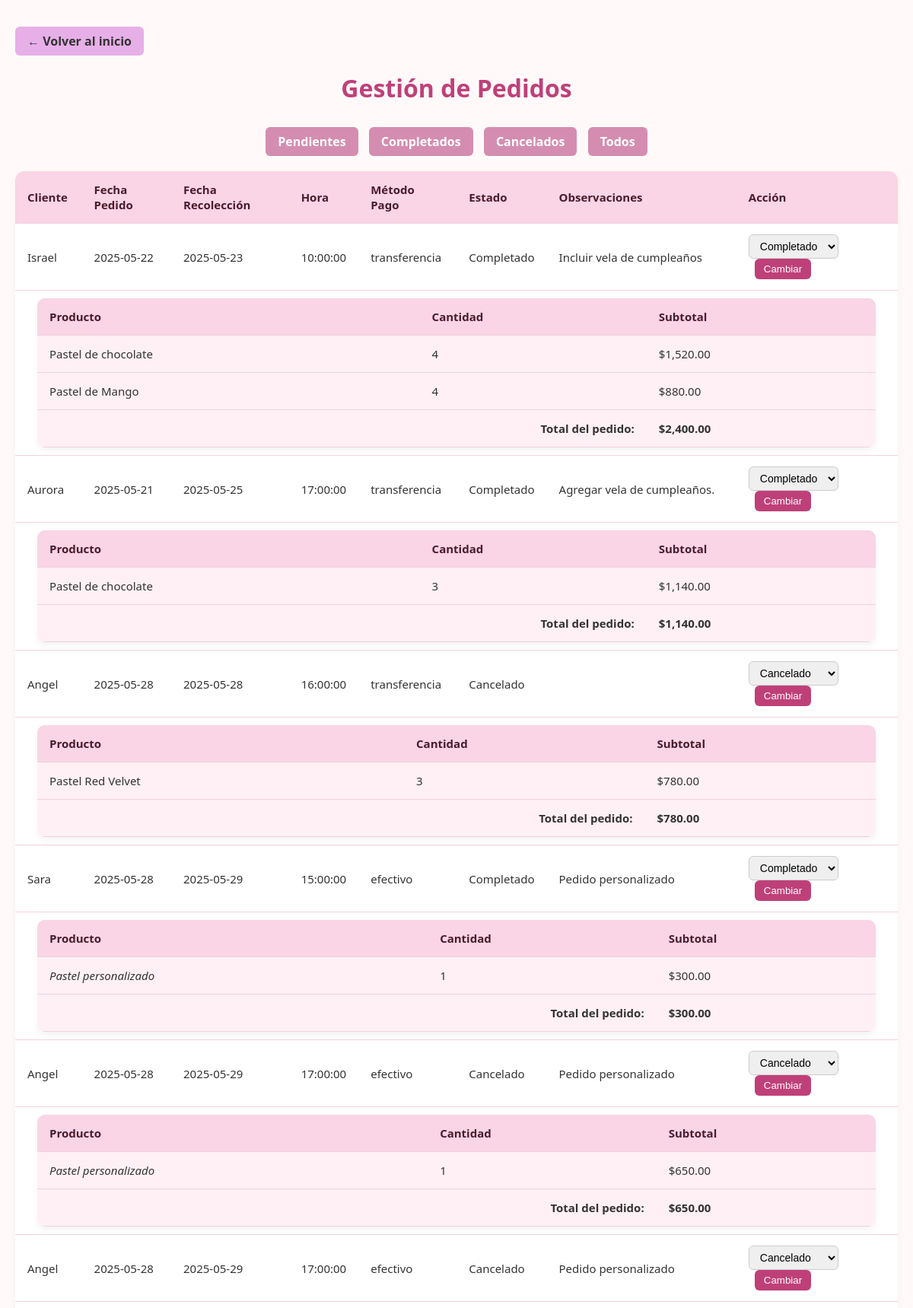
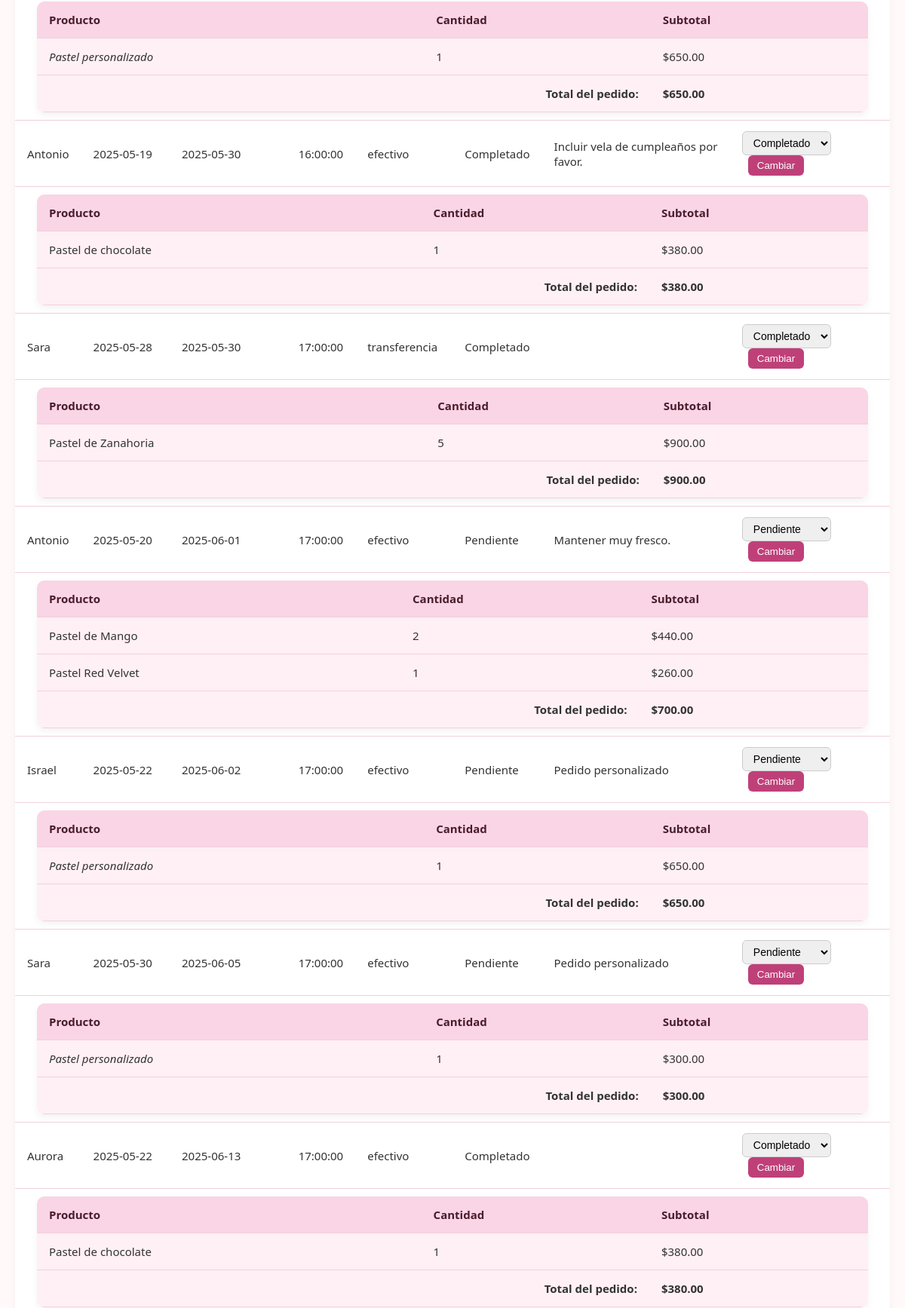
The app's page /admin/ver_pedidos.php (signed in, upper part) with its own data (2 pictures, top to bottom).
### tables this page shows
CREATE TABLE `pedidos` (
  `id_pedido` int(11) NOT NULL,
  `id_usuario` int(11) DEFAULT NULL,
  `fecha_pedido` datetime DEFAULT NULL,
  `estado` enum('pendiente','completado','cancelado') DEFAULT NULL,
  `metodo_pago` enum('efectivo','transferencia') DEFAULT NULL,
  `fecha_recogida` date DEFAULT NULL,
  `hora_recogida` time DEFAULT NULL,
  `observaciones` text DEFAULT NULL
);

CREATE TABLE `usuarios` (
  `id_usuario` int(11) NOT NULL,
  `nombre` varchar(100) NOT NULL,
  `correo` varchar(100) NOT NULL,
  `contraseña` varchar(255) NOT NULL,
  `tipo_usuario` enum('cliente','administrador') NOT NULL
);

CREATE TABLE `detalle_pedido` (
  `id_detalle` int(11) NOT NULL,
  `id_pedido` int(11) DEFAULT NULL,
  `id_producto` int(11) DEFAULT NULL,
  `cantidad` int(11) DEFAULT NULL,
  `subtotal` decimal(10,2) DEFAULT NULL
);

CREATE TABLE `productos` (
  `id_producto` int(11) NOT NULL,
  `nombre` varchar(100) NOT NULL,
  `descripcion` text DEFAULT NULL,
  `categoria` varchar(100) DEFAULT NULL,
  `imagen` longblob DEFAULT NULL,
  `precio` decimal(10,2) DEFAULT NULL,
  `stock` int(11) DEFAULT NULL,
  `tipo` enum('normal','promocion','mas_vendido') DEFAULT 'normal',
  `estado` enum('activo','inactivo') DEFAULT 'activo',
  `precio_promocion` decimal(10,2) DEFAULT NULL
);

CREATE TABLE `detalle_personalizado` (
  `id` int(11) NOT NULL,
  `id_pedido` int(11) NOT NULL,
  `tamaño` varchar(50) DEFAULT NULL,
  `sabor` varchar(100) DEFAULT NULL,
  `relleno` varchar(100) DEFAULT NULL,
  `cobertura` varchar(100) DEFAULT NULL,
  `topping` varchar(100) DEFAULT NULL,
  `forma` varchar(50) DEFAULT NULL,
  `tema` varchar(100) DEFAULT NULL,
  `dedicatoria` varchar(255) DEFAULT NULL,
  `fecha_entrega` date DEFAULT NULL,
  `precio` decimal(10,2) NOT NULL DEFAULT 0.00
);

### admin/ver_pedidos.php (the view, shortened to what this page needs)
<?php
include '../includes/conexion.php';
$sql_base = "SELECT p.*, u.nombre AS nombre_usuario
             FROM pedidos p
             JOIN usuarios u ON p.id_usuario = u.id_usuario";
$sql_base .= " ORDER BY p.fecha_recogida ASC, p.hora_recogida ASC";
$resultado = $conexion->query($sql_base);
?>
<!DOCTYPE html>
<html lang="es">
<head>
    <link rel="stylesheet" href="../css/admin_pedidos.css">
</head>
<body>
    <a href="index.php" class="btn-volver">← Volver al inicio</a>
    <h1>Gestión de Pedidos</h1>
    <div class="filtros-pedidos" style="text-align: center; margin-bottom: 20px;">
        <a href="ver_pedidos.php?estado=pendiente" class="btn-filtro">Pendientes</a>
        <a href="ver_pedidos.php?estado=completado" class="btn-filtro">Completados</a>
        <a href="ver_pedidos.php?estado=cancelado" class="btn-filtro">Cancelados</a>
        <a href="ver_pedidos.php" class="btn-filtro">Todos</a>
    </div>
    <table>
        <thead>
            <tr>
                <th>Cliente</th>
                <th>Fecha Pedido</th>
                <th>Fecha Recolección</th>
                <th>Hora</th>
                <th>Método Pago</th>
                <th>Estado</th>
                <th>Observaciones</th>
                <th>Acción</th>
            </tr>
        </thead>
        <tbody>
            <?php while ($pedido = $resultado->fetch_assoc()): ?>
                <tr>
                    <td><?= htmlspecialchars($pedido['nombre_usuario']) ?></td>
                    <td><?= date('Y-m-d', strtotime($pedido['fecha_pedido'])) ?></td>
                    <td><?= $pedido['fecha_recogida'] ?></td>
                    <td><?= $pedido['hora_recogida'] ?></td>
                    <td><?= $pedido['metodo_pago'] ?></td>
                    <td><?= ucfirst($pedido['estado']) ?></td>
                    <td><?= htmlspecialchars($pedido['observaciones']) ?></td>
                    <td>
                        <form action="actualizar_estado_pedido.php" method="POST" onsubmit="return confirmarCambioEstado();">
                            <select name="nuevo_estado">
                                <option value="pendiente" <?= $pedido['estado'] == 'pendiente' ? 'selected' : '' ?>>Pendiente</option>
                                <option value="completado" <?= $pedido['estado'] == 'completado' ? 'selected' : '' ?>>Completado</option>
                                <option value="cancelado" <?= $pedido['estado'] == 'cancelado' ? 'selected' : '' ?>>Cancelado</option>
                            </select>
                            <button type="submit">Cambiar</button>
                        </form>
                    </td>
                </tr>
                <tr>
                    <td colspan="8" style="padding: 0;">
                        <table style="width: 95%; margin: 10px auto; background-color: #fff0f5; border-radius: 10px;">
                            <thead>
                                <tr>
                                    <th>Producto</th>
                                    <th>Cantidad</th>
                                    <th>Subtotal</th>
                                </tr>
                            </thead>
                            <tbody>
                                <?php
                                $id_pedido_detalle = $pedido['id_pedido'];
                                $sql_detalle = "SELECT d.*, p.nombre AS nombre_producto
                FROM detalle_pedido d
                JOIN productos p ON d.id_producto = p.id_producto
                WHERE d.id_pedido = ?";
                                $stmt_detalle = $conexion->prepare($sql_detalle);
                                $stmt_detalle->bind_param("i", $id_pedido_detalle);
                                $stmt_detalle->execute();
                                $res_detalle = $stmt_detalle->get_result();
                                $total = 0;
                                if ($res_detalle->num_rows > 0) {
                                    while ($prod = $res_detalle->fetch_assoc()):
                                        $total += $prod['subtotal'];
                                ?>
                                        <tr>
                                            <td><?= htmlspecialchars($prod['nombre_producto']) ?></td>
                                            <td><?= $prod['cantidad'] ?></td>
                                            <td>$<?= number_format($prod['subtotal'], 2) ?></td>
                                        </tr>
                                    <?php
                                    endwhile;
                                } else {
                                    $sql_personalizado = "SELECT precio FROM detalle_personalizado WHERE id_pedido = ?";
                                    $stmt_pers = $conexion->prepare($sql_personalizado);
                                    $stmt_pers->bind_param("i", $id_pedido_detalle);
                                    $stmt_pers->execute();
                                    $res_pers = $stmt_pers->get_result();
                                    if ($row = $res_pers->fetch_assoc()) {
                                        $total = $row['precio'];
                                    ?>
                                        <tr>
                                            <td><em>Pastel personalizado</em></td>
                                            <td>1</td>
                                            <td>$<?= number_format($total, 2) ?></td>
                                        </tr>
                                <?php
                                    }
                                }
                                ?>
                                <tr>
                                    <td colspan="2" style="text-align: right; font-weight: bold;">Total del pedido:</td>
                                    <td><strong>$<?= number_format($total, 2) ?></strong></td>
                                </tr>
                            </tbody>
                        </table>
                    </td>
                </tr>
            <?php endwhile; ?>
        </tbody>
    </table>
    <br><br>
</body>
</html>

### css/admin_pedidos.css (style rules this page uses)
body { font-family: 'Segoe UI', sans-serif; background-color: #fffaf9; margin: 0; padding: 20px; color: #333; }
h1 { text-align: center; color: #bf4079; margin-bottom: 30px; }
table { width: 100%; border-collapse: collapse; background-color: #ffffff; box-shadow: 0 4px 10px rgba(0, 0, 0, 0.05); border-radius: 12px; overflow: hidden; font-size: 15px; }
thead { background-color: #f9d5e5; color: #4a1c2b; }
th, td { padding: 14px 16px; text-align: left; border-bottom: 1px solid #f1d1dc; }
select { padding: 6px 10px; border-radius: 6px; border: 1px solid #ccc; font-size: 14px; }
button { background-color: #bf4079; color: #fff; padding: 6px 12px; border: none; border-radius: 6px; cursor: pointer; transition: background-color 0.3s ease; margin-left: 8px; }
.btn-volver { display: inline-block; margin-top: 15px; padding: 8px 16px; background-color: #e7afe8; color: #333; border-radius: 6px; text-decoration: none; font-weight: bold; transition: background-color 0.3s ease; }
.btn-filtro { display: inline-block; background-color: #d48db0; color: white; padding: 8px 16px; margin: 0 5px; border-radius: 6px; text-decoration: none; font-weight: bold; transition: background-color 0.3s ease; }

### records on screen
pedidos: id_usuario.nombre "Israel", fecha_pedido "2025-05-22", fecha_recogida "2025-05-23", hora_recogida "10:00:00", metodo_pago "transferencia", estado "Completado", observaciones "Incluir vela de cumpleaños", nuevo_estado "Completado", total "2,400.00"
detalle_pedido: id_producto.nombre "Pastel de chocolate", cantidad "4", subtotal "1,520.00"
detalle_pedido: id_producto.nombre "Pastel de Mango", cantidad "4", subtotal "880.00"
pedidos: id_usuario.nombre "Aurora", fecha_pedido "2025-05-21", fecha_recogida "2025-05-25", hora_recogida "17:00:00", metodo_pago "transferencia", estado "Completado", observaciones "Agregar vela de cumpleaños.", nuevo_estado "Completado", total "1,140.00"
detalle_pedido: id_producto.nombre "Pastel de chocolate", cantidad "3", subtotal "1,140.00"
pedidos: id_usuario.nombre "Angel", fecha_pedido "2025-05-28", fecha_recogida "2025-05-28", hora_recogida "16:00:00", metodo_pago "transferencia", estado "Cancelado", nuevo_estado "Cancelado", total "780.00"
detalle_pedido: id_producto.nombre "Pastel Red Velvet", cantidad "3", subtotal "780.00"
pedidos: id_usuario.nombre "Sara", fecha_pedido "2025-05-28", fecha_recogida "2025-05-29", hora_recogida "15:00:00", metodo_pago "efectivo", estado "Completado", observaciones "Pedido personalizado", nuevo_estado "Completado", detalle_personalizado.precio "300.00"
pedidos: id_usuario.nombre "Angel", fecha_pedido "2025-05-28", fecha_recogida "2025-05-29", hora_recogida "17:00:00", metodo_pago "efectivo", estado "Cancelado", observaciones "Pedido personalizado", nuevo_estado "Cancelado", detalle_personalizado.precio "650.00"
pedidos: id_usuario.nombre "Angel", fecha_pedido "2025-05-28", fecha_recogida "2025-05-29", hora_recogida "17:00:00", metodo_pago "efectivo", estado "Cancelado", observaciones "Pedido personalizado", nuevo_estado "Cancelado", detalle_personalizado.precio "650.00"
pedidos: id_usuario.nombre "Antonio", fecha_pedido "2025-05-19", fecha_recogida "2025-05-30", hora_recogida "16:00:00", metodo_pago "efectivo", estado "Completado", observaciones "Incluir vela de cumpleaños por favor.", nuevo_estado "Completado", total "380.00"
detalle_pedido: id_producto.nombre "Pastel de chocolate", cantidad "1", subtotal "380.00"
pedidos: id_usuario.nombre "Sara", fecha_pedido "2025-05-28", fecha_recogida "2025-05-30", hora_recogida "17:00:00", metodo_pago "transferencia", estado "Completado", nuevo_estado "Completado", total "900.00"
detalle_pedido: id_producto.nombre "Pastel de Zanahoria", cantidad "5", subtotal "900.00"
pedidos: id_usuario.nombre "Antonio", fecha_pedido "2025-05-20", fecha_recogida "2025-06-01", hora_recogida "17:00:00", metodo_pago "efectivo", estado "Pendiente", observaciones "Mantener muy fresco.", nuevo_estado "Pendiente", total "700.00"
detalle_pedido: id_producto.nombre "Pastel de Mango", cantidad "2", subtotal "440.00"
detalle_pedido: id_producto.nombre "Pastel Red Velvet", cantidad "1", subtotal "260.00"
pedidos: id_usuario.nombre "Israel", fecha_pedido "2025-05-22", fecha_recogida "2025-06-02", hora_recogida "17:00:00", metodo_pago "efectivo", estado "Pendiente", observaciones "Pedido personalizado", nuevo_estado "Pendiente", detalle_personalizado.precio "650.00"
pedidos: id_usuario.nombre "Sara", fecha_pedido "2025-05-30", fecha_recogida "2025-06-05", hora_recogida "17:00:00", metodo_pago "efectivo", estado "Pendiente", observaciones "Pedido personalizado", nuevo_estado "Pendiente", detalle_personalizado.precio "300.00"
pedidos: id_usuario.nombre "Aurora", fecha_pedido "2025-05-22", fecha_recogida "2025-06-13", hora_recogida "17:00:00", metodo_pago "efectivo", estado "Completado", nuevo_estado "Completado", total "380.00"
detalle_pedido: id_producto.nombre "Pastel de chocolate", cantidad "1", subtotal "380.00"
